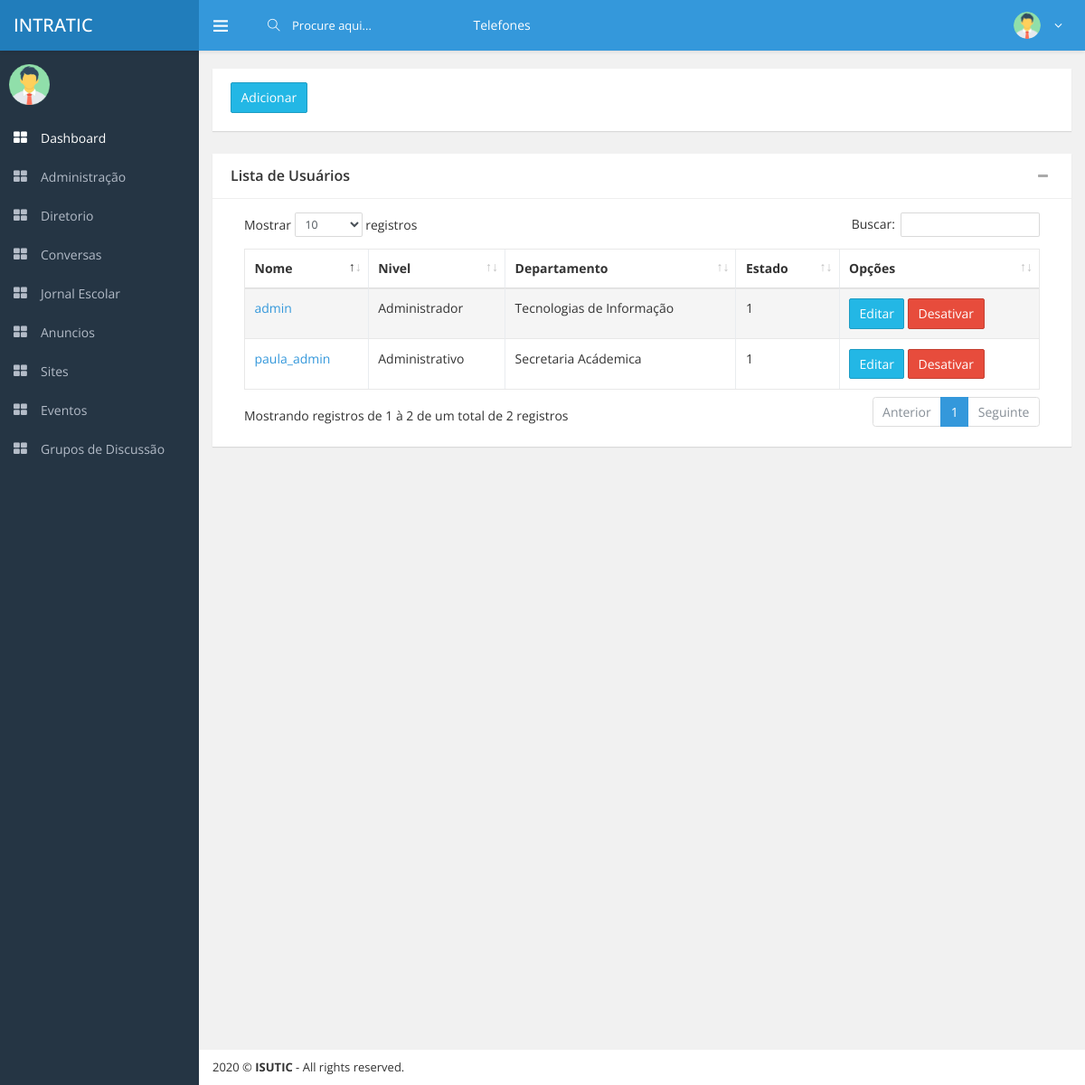
/index.php/usuario/listar, run on the app's committed database.
### tables this page shows
CREATE TABLE `usuario` (
  `id_usuario` int(11) NOT NULL,
  `id_departamento` int(11) DEFAULT NULL,
  `id_nivel_usuario` int(11) DEFAULT NULL,
  `id_pessoa` int(11) NOT NULL,
  `nome_usuario` varchar(100) NOT NULL,
  `senha` varchar(100) NOT NULL,
  `estado_usuario` int(11) NOT NULL,
  `data_criacao` varchar(30) NOT NULL
);

CREATE TABLE `nivel_usuario` (
  `id_nivel_usuario` int(11) NOT NULL,
  `descricao_nivel_usuario` varchar(100) NOT NULL
);

CREATE TABLE `departamento` (
  `id_departamento` int(11) NOT NULL,
  `descricao_departamento` varchar(100) NOT NULL,
  `estado` int(11) NOT NULL
);

### application/controllers/Usuario.php (called while the page is built, shortened)
<?php
class Usuario extends CI_Controller {
    public function listar() {
        $this->db->where('id_usuario !=', $this->session->userdata('id_usuario'));
        $this->db->join('nivel_usuario', 'nivel_usuario.id_nivel_usuario=usuario.id_nivel_usuario');
        $this->db->join('departamento', 'departamento.id_departamento=usuario.id_departamento');
        $dados['usuarios'] = $this->db->get('usuario')->result();
        $this->load->view('usuario/listar', $dados);
    }
}

### index.php (called while the page is built, shortened)
<?php
require_once BASEPATH.'core/CodeIgniter.php';

### application/views/usuario/listar.php (the view, shortened to what this page needs)
<!DOCTYPE html>
<html lang="en">
    <head>
        <link href="<?= base_url() ?>assets/vendors/bootstrap/dist/css/bootstrap.min.css" rel="stylesheet" />
        <link href="<?= base_url() ?>assets/vendors/font-awesome/css/font-awesome.min.css" rel="stylesheet" />
        <link href="<?= base_url() ?>assets/vendors/themify-icons/css/themify-icons.css" rel="stylesheet" />
        <link href="<?= base_url() ?>assets/vendors/jvectormap/jquery-jvectormap-2.0.3.css" rel="stylesheet" />
        <link href="<?= base_url() ?>assets/css/main.min.css" rel="stylesheet" />
        <link href="<?= base_url() ?>assets/vendors/DataTables/datatables.min.css" rel="stylesheet" />
        <link href='<?= base_url() ?>assets/css/themes/blue.css' rel='stylesheet' id='theme-style' />
    </head>
    <body class="fixed-navbar fixed-layout boxed-layout">
        <div class="page-wrapper">
            <?php include APPPATH . 'views/includes/header.php'; ?>
            <div class="content-wrapper">
                <div class="page-content fade-in-up">
                    <div class="row">
                        <div class="col-md-12">
                            <div class="ibox">
                                <div class="ibox-body">
                                    <a href="<?= base_url() ?>usuario/add" class="btn btn-info">Adicionar</a>
                                </div>
                            </div>
                            <div class="ibox">
                                <div class="ibox-head">
                                    <div class="ibox-title">Lista de Usuários</div>
                                    <div class="ibox-tools">
                                        <a class="ibox-collapse"><i class="fa fa-minus"></i></a>
                                    </div>
                                </div>
                                <div class="ibox-body">
                                    <table class="table table-striped table-bordered table-hover" id="example-table" cellspacing="0" width="100%">
                                        <thead>
                                            <tr>
                                                <th>Nome</th>
                                                <th>Nivel</th>
                                                <th>Departamento</th>
                                                <th>Estado</th>
                                                <th>Opções</th>
                                            </tr>
                                        </thead>
                                        <tbody>
                                            <?php foreach ($usuarios as $a) {
                                                ?>
                                                <tr>
                                                    <td><a href="#"><?= $a->nome_usuario ?></a></td>
                                                    <td><?= $a->descricao_nivel_usuario ?></td>
                                                    <td><?= $a->descricao_departamento ?></td>
                                                    <td><?= $a->estado_usuario ?></td>
                                                    <td>
                                                        <a class="btn btn-info" href="<?= base_url('usuario/editar/' . $a->id_usuario) ?>">Editar</a>
                                                        <?php if ($a->estado_usuario == 0) { ?>
                                                            <a class="btn btn-success" href="<?= base_url('usuario/ativar/' . $a->id_usuario) ?>">Ativar</a>
                                                        <?php } else { ?>
                                                            <a class="btn btn-danger" href="<?= base_url('usuario/desativar/' . $a->id_usuario) ?>">Desativar</a>
                                                        <?php } ?>
                                                    </td>
                                                </tr>
                                            <?php } ?>
                                        </tbody>
                                    </table>
                                </div>
                            </div>
                        </div>
                    </div>
                </div>
                <?php include APPPATH . 'views/includes/footer.php'; ?>
            </div>
        </div>
    </body>
</html>

### data on the page
usuario: nome_usuario "admin", id_nivel_usuario.descricao_nivel_usuario "Administrador", id_departamento.descricao_departamento "Tecnologias de Informação", estado_usuario "1"
usuario: nome_usuario "paula_admin", id_nivel_usuario.descricao_nivel_usuario "Administrativo", id_departamento.descricao_departamento "Secretaria Acádemica", estado_usuario "1"
